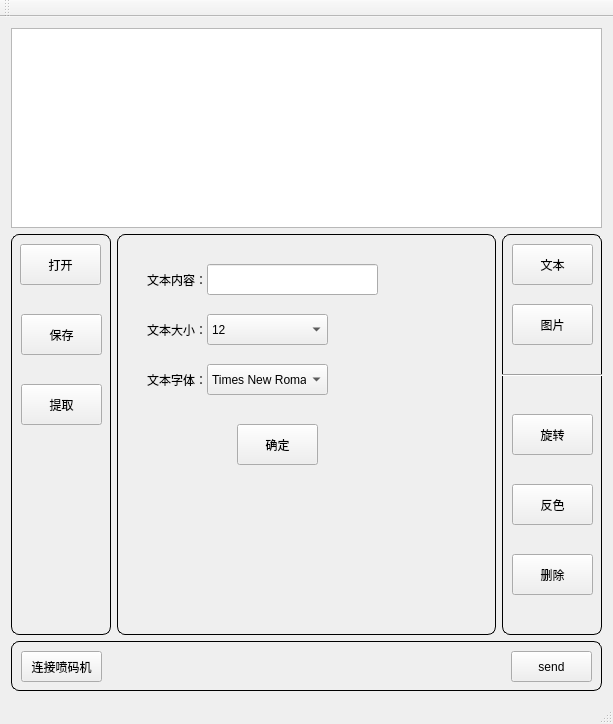
<?xml version="1.0" encoding="UTF-8"?>
<ui version="4.0">
 <class>MainWindow</class>
 <widget class="QMainWindow" name="MainWindow">
  <property name="geometry">
   <rect>
    <x>0</x>
    <y>0</y>
    <width>613</width>
    <height>724</height>
   </rect>
  </property>
  <property name="windowTitle">
   <string>V1.0</string>
  </property>
  <widget class="QWidget" name="centralWidget">
   <layout class="QHBoxLayout" name="horizontalLayout_2">
    <item>
     <layout class="QVBoxLayout" name="verticalLayout_2">
      <item>
       <widget class="customGraphicsview" name="graphicsView">
        <property name="minimumSize">
         <size>
          <width>0</width>
          <height>200</height>
         </size>
        </property>
        <property name="maximumSize">
         <size>
          <width>16777215</width>
          <height>200</height>
         </size>
        </property>
       </widget>
      </item>
      <item>
       <layout class="QVBoxLayout" name="verticalLayout">
        <item>
         <layout class="QHBoxLayout" name="horizontalLayout">
          <item>
           <widget class="QGroupBox" name="groupBox">
            <property name="minimumSize">
             <size>
              <width>100</width>
              <height>300</height>
             </size>
            </property>
            <property name="maximumSize">
             <size>
              <width>100</width>
              <height>10000</height>
             </size>
            </property>
            <property name="styleSheet">
             <string notr="true">QGroupBox {
    border: 1px solid black;
    border-radius: 8px;
    padding: 10px;
}</string>
            </property>
            <property name="title">
             <string/>
            </property>
            <widget class="QPushButton" name="open_pushButton">
             <property name="geometry">
              <rect>
               <x>9</x>
               <y>10</y>
               <width>81</width>
               <height>41</height>
              </rect>
             </property>
             <property name="text">
              <string>打开</string>
             </property>
            </widget>
            <widget class="QPushButton" name="save_pushButton">
             <property name="geometry">
              <rect>
               <x>10</x>
               <y>80</y>
               <width>81</width>
               <height>41</height>
              </rect>
             </property>
             <property name="text">
              <string>保存</string>
             </property>
            </widget>
            <widget class="QPushButton" name="extract_pushButton">
             <property name="geometry">
              <rect>
               <x>10</x>
               <y>150</y>
               <width>81</width>
               <height>41</height>
              </rect>
             </property>
             <property name="text">
              <string>提取</string>
             </property>
            </widget>
           </widget>
          </item>
          <item>
           <widget class="QGroupBox" name="groupBox_2">
            <property name="minimumSize">
             <size>
              <width>200</width>
              <height>0</height>
             </size>
            </property>
            <property name="styleSheet">
             <string notr="true">QGroupBox {
    border: 1px solid black;
    border-radius: 8px;
    padding: 10px;
}</string>
            </property>
            <property name="title">
             <string/>
            </property>
            <widget class="QStackedWidget" name="stackedWidget">
             <property name="geometry">
              <rect>
               <x>10</x>
               <y>10</y>
               <width>361</width>
               <height>361</height>
              </rect>
             </property>
             <property name="currentIndex">
              <number>0</number>
             </property>
             <widget class="QWidget" name="page">
              <widget class="QLabel" name="label">
               <property name="geometry">
                <rect>
                 <x>20</x>
                 <y>20</y>
                 <width>61</width>
                 <height>31</height>
                </rect>
               </property>
               <property name="text">
                <string>文本内容：</string>
               </property>
              </widget>
              <widget class="QLineEdit" name="text_lineEdit">
               <property name="geometry">
                <rect>
                 <x>80</x>
                 <y>20</y>
                 <width>171</width>
                 <height>31</height>
                </rect>
               </property>
              </widget>
              <widget class="QLabel" name="label_2">
               <property name="geometry">
                <rect>
                 <x>20</x>
                 <y>70</y>
                 <width>61</width>
                 <height>31</height>
                </rect>
               </property>
               <property name="text">
                <string>文本大小：</string>
               </property>
              </widget>
              <widget class="QPushButton" name="text_confirm_pushButton">
               <property name="geometry">
                <rect>
                 <x>110</x>
                 <y>180</y>
                 <width>81</width>
                 <height>41</height>
                </rect>
               </property>
               <property name="text">
                <string>确定</string>
               </property>
              </widget>
              <widget class="QLabel" name="label_3">
               <property name="geometry">
                <rect>
                 <x>20</x>
                 <y>120</y>
                 <width>61</width>
                 <height>31</height>
                </rect>
               </property>
               <property name="text">
                <string>文本字体：</string>
               </property>
              </widget>
              <widget class="QComboBox" name="textsytle_comboBox">
               <property name="geometry">
                <rect>
                 <x>80</x>
                 <y>120</y>
                 <width>121</width>
                 <height>31</height>
                </rect>
               </property>
               <item>
                <property name="text">
                 <string>Times New Roman</string>
                </property>
               </item>
              </widget>
              <widget class="QComboBox" name="textsize_comboBox">
               <property name="geometry">
                <rect>
                 <x>80</x>
                 <y>70</y>
                 <width>121</width>
                 <height>31</height>
                </rect>
               </property>
               <item>
                <property name="text">
                 <string>12</string>
                </property>
               </item>
               <item>
                <property name="text">
                 <string>20</string>
                </property>
               </item>
               <item>
                <property name="text">
                 <string>36</string>
                </property>
               </item>
              </widget>
             </widget>
             <widget class="QWidget" name="page_2">
              <widget class="QPushButton" name="imageConfirm_pushButton">
               <property name="geometry">
                <rect>
                 <x>250</x>
                 <y>290</y>
                 <width>81</width>
                 <height>31</height>
                </rect>
               </property>
               <property name="text">
                <string>确定</string>
               </property>
              </widget>
              <widget class="imagelabel" name="image_label">
               <property name="geometry">
                <rect>
                 <x>20</x>
                 <y>30</y>
                 <width>311</width>
                 <height>231</height>
                </rect>
               </property>
               <property name="styleSheet">
                <string notr="true">QLabel {
    border: 2px solid black;  
    padding: 5px;             
}</string>
               </property>
               <property name="text">
                <string/>
               </property>
              </widget>
             </widget>
             <widget class="QWidget" name="page_3"/>
            </widget>
           </widget>
          </item>
          <item>
           <widget class="QGroupBox" name="groupBox_3">
            <property name="minimumSize">
             <size>
              <width>100</width>
              <height>100</height>
             </size>
            </property>
            <property name="maximumSize">
             <size>
              <width>100</width>
              <height>16777215</height>
             </size>
            </property>
            <property name="styleSheet">
             <string notr="true">QGroupBox {
    border: 1px solid black;
    border-radius: 8px;
    padding: 10px;
}</string>
            </property>
            <property name="title">
             <string/>
            </property>
            <widget class="QPushButton" name="text_pushButton">
             <property name="geometry">
              <rect>
               <x>10</x>
               <y>10</y>
               <width>81</width>
               <height>41</height>
              </rect>
             </property>
             <property name="text">
              <string>文本</string>
             </property>
            </widget>
            <widget class="QPushButton" name="picture_pushButton">
             <property name="geometry">
              <rect>
               <x>10</x>
               <y>70</y>
               <width>81</width>
               <height>41</height>
              </rect>
             </property>
             <property name="text">
              <string>图片</string>
             </property>
            </widget>
            <widget class="QPushButton" name="rotate_pushButton">
             <property name="geometry">
              <rect>
               <x>10</x>
               <y>180</y>
               <width>81</width>
               <height>41</height>
              </rect>
             </property>
             <property name="text">
              <string>旋转</string>
             </property>
            </widget>
            <widget class="QPushButton" name="contrary_pushButton">
             <property name="geometry">
              <rect>
               <x>10</x>
               <y>250</y>
               <width>81</width>
               <height>41</height>
              </rect>
             </property>
             <property name="text">
              <string>反色</string>
             </property>
            </widget>
            <widget class="QPushButton" name="delete_pushButton">
             <property name="geometry">
              <rect>
               <x>10</x>
               <y>320</y>
               <width>81</width>
               <height>41</height>
              </rect>
             </property>
             <property name="text">
              <string>删除</string>
             </property>
            </widget>
            <widget class="Line" name="line">
             <property name="geometry">
              <rect>
               <x>0</x>
               <y>140</y>
               <width>118</width>
               <height>3</height>
              </rect>
             </property>
             <property name="orientation">
              <enum>Qt::Horizontal</enum>
             </property>
            </widget>
           </widget>
          </item>
         </layout>
        </item>
        <item>
         <widget class="QGroupBox" name="groupBox_4">
          <property name="minimumSize">
           <size>
            <width>0</width>
            <height>50</height>
           </size>
          </property>
          <property name="maximumSize">
           <size>
            <width>16777215</width>
            <height>50</height>
           </size>
          </property>
          <property name="styleSheet">
           <string notr="true">QGroupBox {
    border: 1px solid black;
    border-radius: 8px;
    padding: 10px;
}</string>
          </property>
          <property name="title">
           <string/>
          </property>
          <widget class="QPushButton" name="connect_pushButton">
           <property name="geometry">
            <rect>
             <x>10</x>
             <y>10</y>
             <width>81</width>
             <height>31</height>
            </rect>
           </property>
           <property name="text">
            <string>连接喷码机</string>
           </property>
          </widget>
          <widget class="QPushButton" name="send_pushButton">
           <property name="geometry">
            <rect>
             <x>500</x>
             <y>10</y>
             <width>81</width>
             <height>31</height>
            </rect>
           </property>
           <property name="text">
            <string>send</string>
           </property>
          </widget>
         </widget>
        </item>
       </layout>
      </item>
     </layout>
    </item>
   </layout>
  </widget>
  <widget class="QMenuBar" name="menuBar">
   <property name="geometry">
    <rect>
     <x>0</x>
     <y>0</y>
     <width>613</width>
     <height>21</height>
    </rect>
   </property>
  </widget>
  <widget class="QToolBar" name="mainToolBar">
   <attribute name="toolBarArea">
    <enum>TopToolBarArea</enum>
   </attribute>
   <attribute name="toolBarBreak">
    <bool>false</bool>
   </attribute>
  </widget>
  <widget class="QStatusBar" name="statusBar"/>
 </widget>
 <layoutdefault spacing="6" margin="11"/>
 <customwidgets>
  <customwidget>
   <class>customGraphicsview</class>
   <extends>QGraphicsView</extends>
   <header>customgraphicsview.h</header>
  </customwidget>
  <customwidget>
   <class>imagelabel</class>
   <extends>QLabel</extends>
   <header>imagelabel.h</header>
  </customwidget>
 </customwidgets>
 <resources/>
 <connections/>
</ui>
